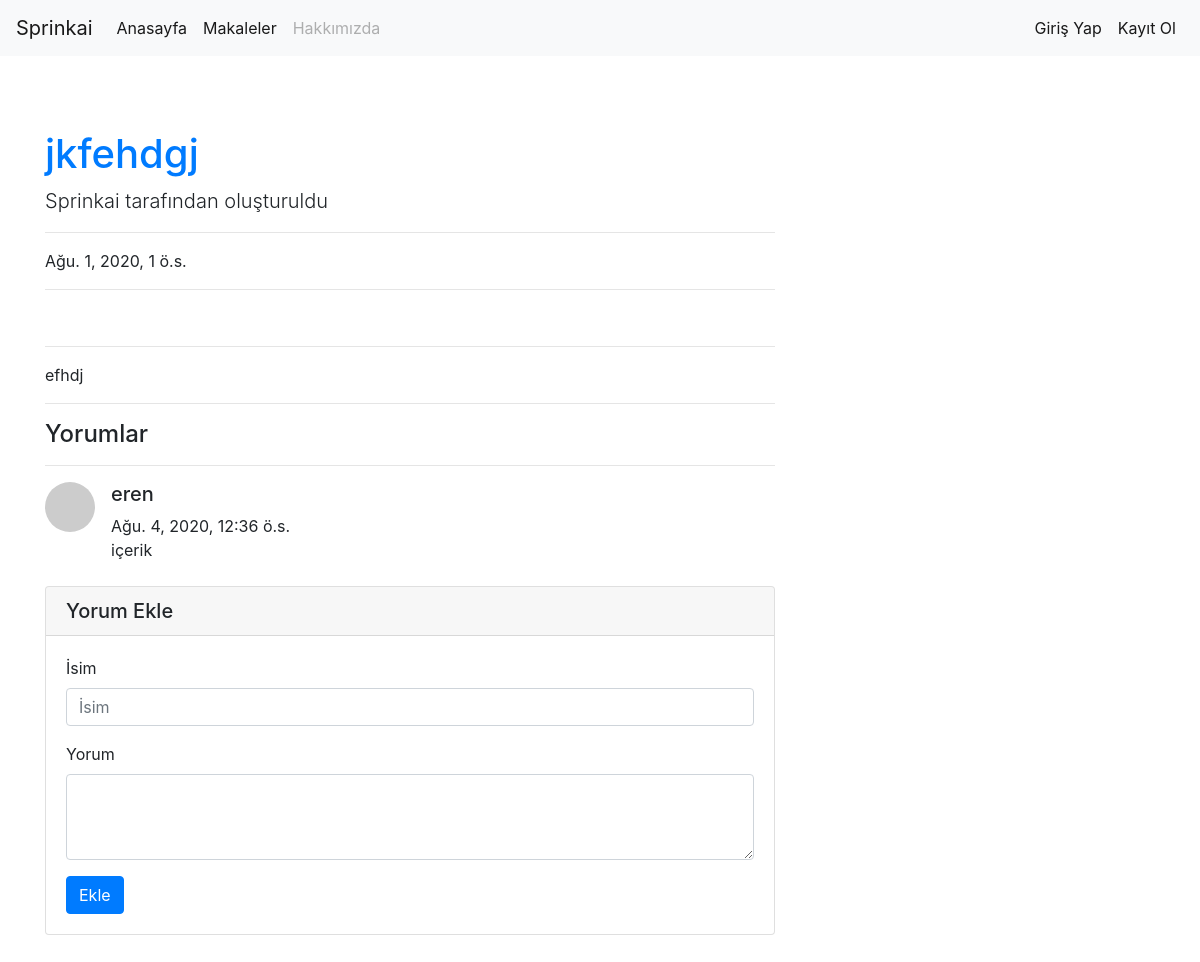
Screenshot of /articles/article/14 with the database file from the repository.
### article/models.py (models this page shows, shortened)
class Article(models.Model):
    author = models.ForeignKey("auth.User", on_delete = models.CASCADE, verbose_name = "Yazar")
    title = models.CharField(max_length = 50, verbose_name="Başlık")
    content = RichTextField()
    created_date = models.DateTimeField(auto_now_add=True, verbose_name="Oluşturulma Tarihi")
    article_image = models.FileField(blank=True,null=True, verbose_name="Makaleye Fotoğraf Ekleyin")
    class Meta:
        ordering = ['-created_date']

class Comment(models.Model):
    article = models.ForeignKey(Article,on_delete= models.CASCADE,verbose_name= "Makale",related_name="comments")
    comment_author = models.CharField(max_length=50,verbose_name="İsim")
    comment_content = models.CharField(max_length=200,verbose_name="Yorum")
    comment_date = models.DateTimeField(auto_now_add=True)
    class Meta:
        ordering = ['-comment_date']

### article/views.py (the view)
# urls.py: path('article/<int:id>', views.detail, name = 'detail'),
def detail(request,id):
    article = get_object_or_404(Article, id = id)
    comments = article.comments.all()
    context = {
        "article" : article,
        "comments" : comments,
    }
    return render(request, "detail.html", context,)

### templates/detail.html (shortened to what this page needs)
{% extends "layout.html" %}
{% block body %}
<div class="row">
      <div class="col-lg-8">
        <a href="/articles/article/{{article.id}}"><h1 class="mt-4">{{article.title}}</h1></a>
        <p class="lead">
          {{article.author.username}} tarafından oluşturuldu
        </p>
        <hr>
        <p>{{article.created_date}}</p>
        <hr>
        <hr>
        <p class = "lead">
            {{article.content|safe}}
        </p>
        <hr>
        <h4>Yorumlar</h4>
        <hr>
        {% if comments %}
        {% for comment in comments %}
        <div class="media mb-4">
          <img class="d-flex mr-3 rounded-circle" src="http://placehold.it/50x50" alt="">
          <div class="media-body">
            <h5 class="mt-0">{{comment.comment_author}}</h5>
            {{comment.comment_date}}<br>
            {{comment.comment_content}}
          </div>
        </div>
        {% endfor %}
        {% else %}
        <div class="alert alert-danger">
          Bu Makaleye Herhangi Bir Yorum Yazılmamış, İlk Yorum Yapan Siz Olun...
        </div>
        {% endif %}
      <div class="card my-4">
          <h5 class="card-header">Yorum Ekle</h5>
          <div class="card-body">
            <form method="post" action="{%url 'article:comment' article.id%}">
              <div class="form-group">
                <label for="formGroupExampleInput">İsim</label>
                <input name="comment_author" type="text" class="form-control" id="formGroupExampleInput" placeholder="İsim">
              </div>
              <div class="form-group">
                <label for="formGroupExampleInput">Yorum</label>
                <textarea name="comment_content" class="form-control" rows="3"></textarea>
              </div>
              <button type="submit" class="btn btn-primary">Ekle</button>
            </form>
          </div>
      </div>
      </div>
</div>
{% endblock body %}

### rows the page displays
Article: title "jkfehdgj", author.username "Sprinkai", created_date "Ağu. 1, 2020, 1 ö.s.", content "efhdj"
Comment: comment_author "eren", comment_date "Ağu. 4, 2020, 12:36 ö.s.", comment_content "içerik"
